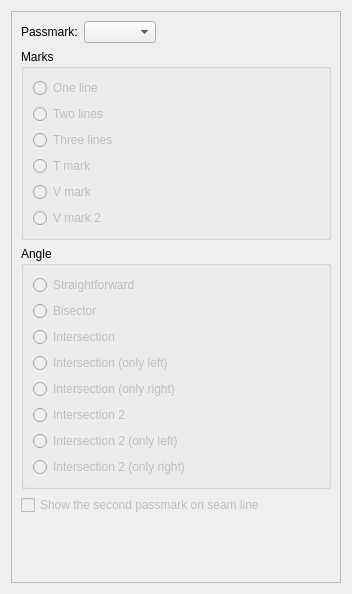
<?xml version="1.0" encoding="UTF-8"?>
<ui version="4.0">
 <class>TabPassmarks</class>
 <widget class="QWidget" name="TabPassmarks">
  <property name="geometry">
   <rect>
    <x>0</x>
    <y>0</y>
    <width>352</width>
    <height>594</height>
   </rect>
  </property>
  <property name="windowTitle">
   <string notr="true">Form</string>
  </property>
  <layout class="QVBoxLayout" name="verticalLayout_4">
   <item>
    <widget class="QScrollArea" name="scrollArea">
     <property name="widgetResizable">
      <bool>true</bool>
     </property>
     <widget class="QWidget" name="scrollAreaWidgetContents">
      <property name="geometry">
       <rect>
        <x>0</x>
        <y>0</y>
        <width>332</width>
        <height>574</height>
       </rect>
      </property>
      <layout class="QVBoxLayout" name="verticalLayout_3">
       <item>
        <layout class="QFormLayout" name="formLayout">
         <property name="fieldGrowthPolicy">
          <enum>QFormLayout::ExpandingFieldsGrow</enum>
         </property>
         <item row="0" column="0">
          <widget class="QLabel" name="label">
           <property name="text">
            <string>Passmark:</string>
           </property>
          </widget>
         </item>
         <item row="0" column="1">
          <widget class="QComboBox" name="comboBoxPassmarks"/>
         </item>
        </layout>
       </item>
       <item>
        <widget class="QGroupBox" name="groupBoxMarkType">
         <property name="enabled">
          <bool>true</bool>
         </property>
         <property name="title">
          <string>Marks</string>
         </property>
         <layout class="QVBoxLayout" name="verticalLayout">
          <item>
           <widget class="QRadioButton" name="radioButtonOneLine">
            <property name="enabled">
             <bool>false</bool>
            </property>
            <property name="text">
             <string>One line</string>
            </property>
            <attribute name="buttonGroup">
             <string notr="true">buttonGroupLineType</string>
            </attribute>
           </widget>
          </item>
          <item>
           <widget class="QRadioButton" name="radioButtonTwoLines">
            <property name="enabled">
             <bool>false</bool>
            </property>
            <property name="text">
             <string>Two lines</string>
            </property>
            <attribute name="buttonGroup">
             <string notr="true">buttonGroupLineType</string>
            </attribute>
           </widget>
          </item>
          <item>
           <widget class="QRadioButton" name="radioButtonThreeLines">
            <property name="enabled">
             <bool>false</bool>
            </property>
            <property name="text">
             <string>Three lines</string>
            </property>
            <attribute name="buttonGroup">
             <string notr="true">buttonGroupLineType</string>
            </attribute>
           </widget>
          </item>
          <item>
           <widget class="QRadioButton" name="radioButtonTMark">
            <property name="enabled">
             <bool>false</bool>
            </property>
            <property name="text">
             <string>T mark</string>
            </property>
            <attribute name="buttonGroup">
             <string notr="true">buttonGroupLineType</string>
            </attribute>
           </widget>
          </item>
          <item>
           <widget class="QRadioButton" name="radioButtonVMark">
            <property name="enabled">
             <bool>false</bool>
            </property>
            <property name="toolTip">
             <string>Acute angle that looks intside of piece</string>
            </property>
            <property name="text">
             <string>V mark</string>
            </property>
            <attribute name="buttonGroup">
             <string notr="true">buttonGroupLineType</string>
            </attribute>
           </widget>
          </item>
          <item>
           <widget class="QRadioButton" name="radioButtonVMark2">
            <property name="enabled">
             <bool>false</bool>
            </property>
            <property name="toolTip">
             <string>Acute angle that looks outside of piece</string>
            </property>
            <property name="text">
             <string>V mark 2</string>
            </property>
            <attribute name="buttonGroup">
             <string notr="true">buttonGroupLineType</string>
            </attribute>
           </widget>
          </item>
         </layout>
        </widget>
       </item>
       <item>
        <widget class="QGroupBox" name="groupBoxAngleType">
         <property name="title">
          <string>Angle</string>
         </property>
         <layout class="QVBoxLayout" name="verticalLayout_2">
          <item>
           <widget class="QRadioButton" name="radioButtonStraightforward">
            <property name="enabled">
             <bool>false</bool>
            </property>
            <property name="text">
             <string>Straightforward</string>
            </property>
            <attribute name="buttonGroup">
             <string notr="true">buttonGroupAngleType</string>
            </attribute>
           </widget>
          </item>
          <item>
           <widget class="QRadioButton" name="radioButtonBisector">
            <property name="enabled">
             <bool>false</bool>
            </property>
            <property name="text">
             <string>Bisector</string>
            </property>
            <attribute name="buttonGroup">
             <string notr="true">buttonGroupAngleType</string>
            </attribute>
           </widget>
          </item>
          <item>
           <widget class="QRadioButton" name="radioButtonIntersection">
            <property name="enabled">
             <bool>false</bool>
            </property>
            <property name="toolTip">
             <string>Select if need designate the corner point as a passmark</string>
            </property>
            <property name="text">
             <string>Intersection</string>
            </property>
            <attribute name="buttonGroup">
             <string notr="true">buttonGroupAngleType</string>
            </attribute>
           </widget>
          </item>
          <item>
           <widget class="QRadioButton" name="radioButtonIntersectionOnlyLeft">
            <property name="enabled">
             <bool>false</bool>
            </property>
            <property name="toolTip">
             <string>Select if need designate the corner point as a passmark. Show only left passmark.</string>
            </property>
            <property name="text">
             <string>Intersection (only left)</string>
            </property>
            <attribute name="buttonGroup">
             <string notr="true">buttonGroupAngleType</string>
            </attribute>
           </widget>
          </item>
          <item>
           <widget class="QRadioButton" name="radioButtonIntersectionOnlyRight">
            <property name="enabled">
             <bool>false</bool>
            </property>
            <property name="toolTip">
             <string>Select if need designate the corner point as a passmark. Show only right passmark.</string>
            </property>
            <property name="text">
             <string>Intersection (only right)</string>
            </property>
            <attribute name="buttonGroup">
             <string notr="true">buttonGroupAngleType</string>
            </attribute>
           </widget>
          </item>
          <item>
           <widget class="QRadioButton" name="radioButtonIntersection2">
            <property name="enabled">
             <bool>false</bool>
            </property>
            <property name="toolTip">
             <string>Select if need designate the corner point as a passmark</string>
            </property>
            <property name="text">
             <string>Intersection 2</string>
            </property>
            <attribute name="buttonGroup">
             <string notr="true">buttonGroupAngleType</string>
            </attribute>
           </widget>
          </item>
          <item>
           <widget class="QRadioButton" name="radioButtonIntersection2OnlyLeft">
            <property name="enabled">
             <bool>false</bool>
            </property>
            <property name="toolTip">
             <string>Select if need designate the corner point as a passmark. Show only left passmark.</string>
            </property>
            <property name="text">
             <string>Intersection 2 (only left)</string>
            </property>
            <attribute name="buttonGroup">
             <string notr="true">buttonGroupAngleType</string>
            </attribute>
           </widget>
          </item>
          <item>
           <widget class="QRadioButton" name="radioButtonIntersection2OnlyRight">
            <property name="enabled">
             <bool>false</bool>
            </property>
            <property name="toolTip">
             <string>Select if need designate the corner point as a passmark. Show only right passmark.</string>
            </property>
            <property name="text">
             <string>Intersection 2 (only right)</string>
            </property>
            <attribute name="buttonGroup">
             <string notr="true">buttonGroupAngleType</string>
            </attribute>
           </widget>
          </item>
         </layout>
        </widget>
       </item>
       <item>
        <widget class="QCheckBox" name="checkBoxShowSecondPassmark">
         <property name="enabled">
          <bool>false</bool>
         </property>
         <property name="toolTip">
          <string>This option has effect only if the second passmark on seam line enabled in global preferences. The option helps disable the second passmark for this passmark only.</string>
         </property>
         <property name="text">
          <string>Show the second passmark on seam line</string>
         </property>
        </widget>
       </item>
       <item>
        <spacer name="verticalSpacer">
         <property name="orientation">
          <enum>Qt::Vertical</enum>
         </property>
         <property name="sizeHint" stdset="0">
          <size>
           <width>20</width>
           <height>11</height>
          </size>
         </property>
        </spacer>
       </item>
      </layout>
     </widget>
    </widget>
   </item>
  </layout>
 </widget>
 <resources/>
 <connections/>
 <buttongroups>
  <buttongroup name="buttonGroupLineType"/>
  <buttongroup name="buttonGroupAngleType"/>
 </buttongroups>
</ui>
